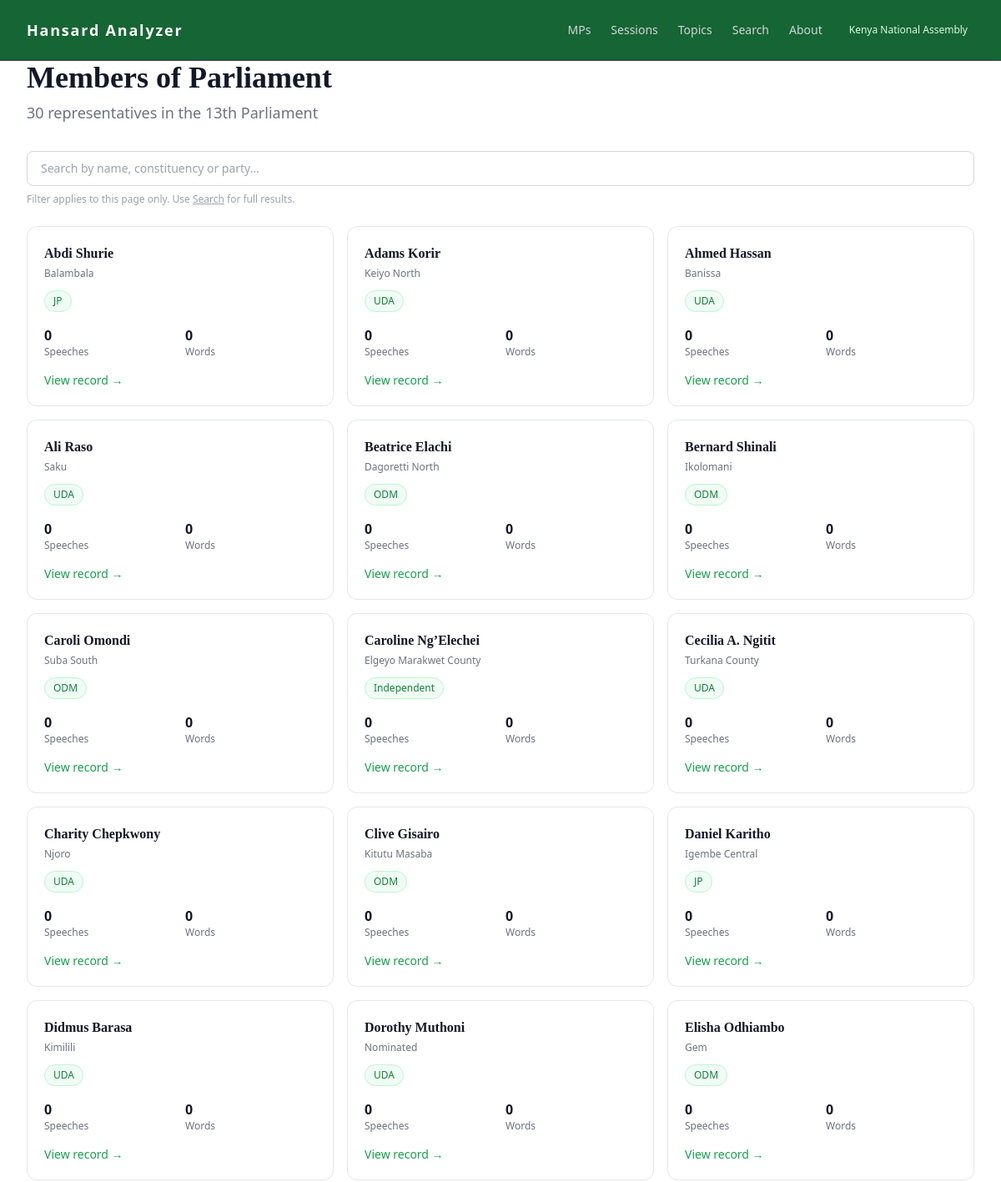
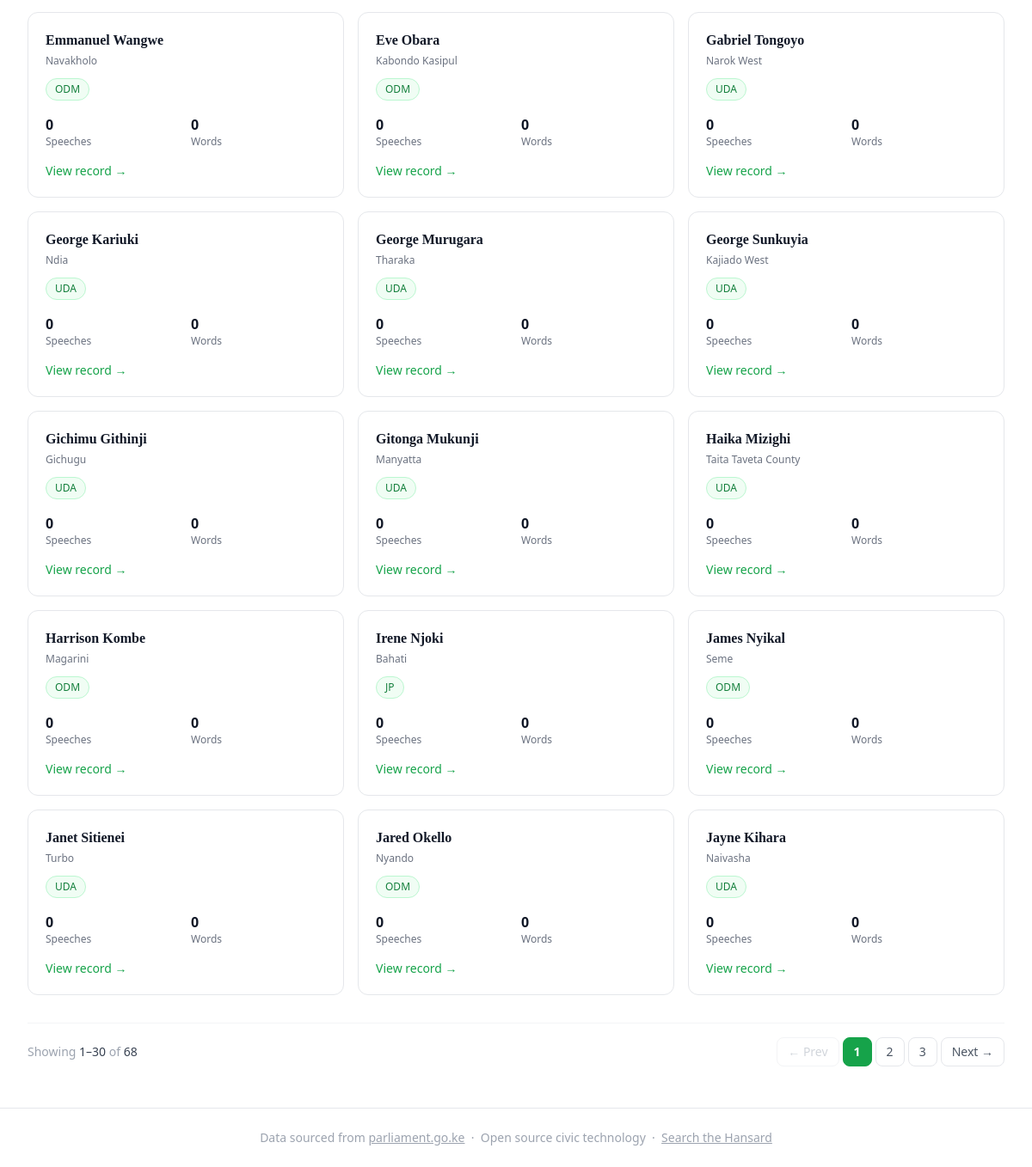
The page /members/ on the database its author committed (2 pictures, top to bottom).
### tables this page shows
CREATE TABLE members (
    id           INTEGER PRIMARY KEY AUTOINCREMENT,
    name         TEXT NOT NULL,
    constituency TEXT,
    party        TEXT,
    first_seen   TEXT,
    last_seen    TEXT
);

### routes/members.py (the view)
@members_bp.route("/")
def member_list():
    page = request.args.get("page", 1, type=int)
    per_page = 30
    conn = get_connection()
    members = get_all_members(conn)          # plain list of member dicts
    conn.close()
    p = paginate(members, page, per_page)
    return render_template("members.html", members=p["items"], pagination=p)

### analyzer/database/queries.py (called while the page is built)
def get_all_members(conn: sqlite3.Connection) -> list[dict]:
    cursor = conn.cursor()
    cursor.execute("SELECT * FROM members ORDER BY name")
    columns = [description[0] for description in cursor.description]
    return [dict(zip(columns, row)) for row in cursor.fetchall()]

### analyzer/database/seed.py (called while the page is built)
def get_connection(db_path: Path = DB_PATH) -> sqlite3.Connection:
    conn = sqlite3.connect(db_path)
    conn.execute("PRAGMA foreign_keys = ON")
    return conn

### templates/members.html (shortened to what this page needs)
{% extends "base.html" %}
{% block content %}
<div class="mb-8">
    <h1 class="font-serif text-3xl sm:text-4xl font-semibold text-gray-900 mb-2">Members of Parliament</h1>
    <p class="text-gray-500 text-lg">{{ members|length }} representatives in the 13th Parliament</p>
</div>
<div class="mb-6">
    <input
        type="text"
        id="mpFilter"
        class="w-full px-4 py-2.5 rounded-lg border border-gray-300 text-sm focus:ring-2 focus:ring-green-100 focus:border-green-500 outline-none transition-all placeholder-gray-400"
        placeholder="Search by name, constituency or party…"
        onkeyup="filterTable()"
    />
    <p class="text-xs text-gray-400 mt-2">
        Filter applies to this page only. Use
        <a href="/search/" class="underline">Search</a> for full results.
    </p>
</div>
{% if members %}
<div class="grid grid-cols-1 sm:grid-cols-2 lg:grid-cols-3 gap-4" id="mpGrid">
    {% for member in members %}
    <a href="{{ url_for('members.mp_scorecard', member_id=member.id) }}"
       class="member-card group border border-gray-200 rounded-xl p-5 bg-white hover:border-green-400 hover:shadow-lg hover:scale-105 transition-all duration-200 text-left">
        <div class="flex items-start justify-between mb-3">
            <div class="flex-1">
                <div class="font-serif font-semibold text-gray-900 mb-1 group-hover:text-green-600 transition-colors">{{ member.name }}</div>
                <div class="text-xs text-gray-500 font-medium">{{ member.constituency or '—' }}</div>
            </div>
        </div>
        <div class="flex items-center gap-2 flex-wrap mb-4">
            <span class="inline-block px-2.5 py-1 bg-green-50 border border-green-200 text-green-700 text-xs font-medium rounded-full">
                {{ member.party or '—' }}
            </span>
        </div>
        <div class="grid grid-cols-2 gap-3 text-sm">
            <div>
                <div class="text-base font-semibold text-gray-900">{{ member.speech_count or 0 }}</div>
                <div class="text-xs text-gray-500">Speeches</div>
            </div>
            <div>
                <div class="text-base font-semibold text-gray-900">{{ "{:,}".format(member.word_count or 0) }}</div>
                <div class="text-xs text-gray-500">Words</div>
            </div>
        </div>
        <div class="mt-4 text-green-600 text-sm font-medium group-hover:text-green-700 group-hover:underline transition-all">
            View record →
        </div>
    </a>
    {% endfor %}
</div>
{% set p = pagination %}
{% set extra_params = '' %}
{% include 'pagination.html' %}
{% else %}
<div class="border border-gray-200 rounded-xl p-6 bg-gray-50 text-center">
    <p class="text-gray-600 text-sm">No members in the database yet. Run <code class="bg-gray-200 px-2 py-1 rounded text-xs">flask sync</code> to ingest Hansard data.</p>
</div>
{% endif %}
{% endblock %}

### templates/base.html (shortened to what this page needs)
<!DOCTYPE html>
<html lang="en">
<head>
    <script src="https://cdn.tailwindcss.com"></script>
</head>
<body class=" text-stone-900 min-h-screen flex flex-col">
<nav class="bg-green-800 border-b border-gray-700 sticky top-0 z-50">
    <div class="max-w-7xl mx-auto px-4 py-2 sm:px-6 lg:px-8">
        <div class="flex items-center justify-between h-14">
            <a href="{{ url_for('home.index') }}"
               class="text-white font-sans font-bold text-lg tracking-tight flex items-center gap-2 hover:text-green-400 transition-colors tracking-widest">
                Hansard Analyzer
            </a>
            <div class="hidden sm:flex items-center gap-6 text-sm text-gray-300">
                <a href="{{ url_for('members.member_list') }}"
                   class="hover:text-white transition-colors">MPs</a>
                <a href="{{ url_for('sessions.session_list') }}"
                   class="hover:text-white transition-colors">Sessions</a>
                <a href="{{ url_for('topics.topics_overview') }}"
                   class="hover:text-white transition-colors">Topics</a>
                <a href="{{ url_for('search.search') }}"
                   class="hover:text-white transition-colors">Search</a>
                <a href="{{ url_for('home.about') }}"
                   class="hover:text-white transition-colors">About</a>
                <span class="bg-green-800 text-green-100 text-xs font-medium px-2 py-0.5 rounded-full">
                    Kenya National Assembly
                </span>
            </div>
        </div>
    </div>
</nav>
<main class="flex-1">
    <div class="max-w-7xl mx-auto px-4 sm:px-6 lg:px-8">
        {% block content %}{% endblock %}
    </div>
</main>
<footer class="border-t border-gray-200 mt-12 py-6 text-center text-sm text-gray-400">
    <div class="max-w-7xl mx-auto px-4">
        Data sourced from
        <a href="https://parliament.go.ke" target="_blank"
           class="underline hover:text-gray-600 transition-colors">parliament.go.ke</a>
        &nbsp;&middot;&nbsp;
        Open source civic technology
        &nbsp;&middot;&nbsp;
        <a href="{{ url_for('search.search') }}"
           class="underline hover:text-gray-600 transition-colors">Search the Hansard</a>
    </div>
</footer>
</body>
</html>

### templates/pagination.html
{% if p.total_pages > 1 %}
<div class="flex items-center justify-between mt-8 pt-4 border-t border-gray-100">
    <p class="text-sm text-gray-400">
        Showing
        <span class="font-medium text-gray-700">{{ p.start_item }}–{{ p.end_item }}</span>
        of
        <span class="font-medium text-gray-700">{{ p.total }}</span>
    </p>
    <div class="flex items-center gap-1">
        {% if p.has_prev %}
        <a href="?page={{ p.prev_page }}{{ '&' + extra_params if extra_params else '' }}"
           class="px-3 py-1.5 text-sm text-gray-600 hover:text-gray-900 border border-gray-200
                  rounded-lg hover:border-gray-400 transition-colors">
            &larr; Prev
        </a>
        {% else %}
        <span class="px-3 py-1.5 text-sm text-gray-300 border border-gray-100
                     rounded-lg cursor-not-allowed">
            &larr; Prev
        </span>
        {% endif %}
        {% for num in p.page_range %}
        {% if num == p.page %}
        <span class="px-3 py-1.5 text-sm font-semibold text-white bg-green-600
                     border border-green-600 rounded-lg">
            {{ num }}
        </span>
        {% else %}
        <a href="?page={{ num }}{{ '&' + extra_params if extra_params else '' }}"
           class="px-3 py-1.5 text-sm text-gray-600 hover:text-gray-900 border border-gray-200
                  rounded-lg hover:border-gray-400 transition-colors">
            {{ num }}
        </a>
        {% endif %}
        {% endfor %}
        {% if p.has_next %}
        <a href="?page={{ p.next_page }}{{ '&' + extra_params if extra_params else '' }}"
           class="px-3 py-1.5 text-sm text-gray-600 hover:text-gray-900 border border-gray-200
                  rounded-lg hover:border-gray-400 transition-colors">
            Next &rarr;
        </a>
        {% else %}
        <span class="px-3 py-1.5 text-sm text-gray-300 border border-gray-100
                     rounded-lg cursor-not-allowed">
            Next &rarr;
        </span>
        {% endif %}
    </div>
</div>
{% endif %}

### rows shown on the page
members: name "Abdi Shurie", constituency "Balambala", party "JP", speech_count "0", word_count "0"
members: name "Adams Korir", constituency "Keiyo North", party "UDA", speech_count "0", word_count "0"
members: name "Ahmed Hassan", constituency "Banissa", party "UDA", speech_count "0", word_count "0"
members: name "Ali Raso", constituency "Saku", party "UDA", speech_count "0", word_count "0"
members: name "Beatrice Elachi", constituency "Dagoretti North", party "ODM", speech_count "0", word_count "0"
members: name "Bernard Shinali", constituency "Ikolomani", party "ODM", speech_count "0", word_count "0"
members: name "Caroli Omondi", constituency "Suba South", party "ODM", speech_count "0", word_count "0"
members: name "Caroline Ng’Elechei", constituency "Elgeyo Marakwet County", party "Independent", speech_count "0", word_count "0"
members: name "Cecilia A. Ngitit", constituency "Turkana County", party "UDA", speech_count "0", word_count "0"
members: name "Charity Chepkwony", constituency "Njoro", party "UDA", speech_count "0", word_count "0"
members: name "Clive Gisairo", constituency "Kitutu Masaba", party "ODM", speech_count "0", word_count "0"
members: name "Daniel Karitho", constituency "Igembe Central", party "JP", speech_count "0", word_count "0"
members: name "Didmus Barasa", constituency "Kimilili", party "UDA", speech_count "0", word_count "0"
members: name "Dorothy Muthoni", constituency "Nominated", party "UDA", speech_count "0", word_count "0"
members: name "Elisha Odhiambo", constituency "Gem", party "ODM", speech_count "0", word_count "0"
members: name "Emmanuel Wangwe", constituency "Navakholo", party "ODM", speech_count "0", word_count "0"
members: name "Eve Obara", constituency "Kabondo Kasipul", party "ODM", speech_count "0", word_count "0"
members: name "Gabriel Tongoyo", constituency "Narok West", party "UDA", speech_count "0", word_count "0"
members: name "George Kariuki", constituency "Ndia", party "UDA", speech_count "0", word_count "0"
members: name "George Murugara", constituency "Tharaka", party "UDA", speech_count "0", word_count "0"
members: name "George Sunkuyia", constituency "Kajiado West", party "UDA", speech_count "0", word_count "0"
members: name "Gichimu Githinji", constituency "Gichugu", party "UDA", speech_count "0", word_count "0"
members: name "Gitonga Mukunji", constituency "Manyatta", party "UDA", speech_count "0", word_count "0"
members: name "Haika Mizighi", constituency "Taita Taveta County", party "UDA", speech_count "0", word_count "0"
members: name "Harrison Kombe", constituency "Magarini", party "ODM", speech_count "0", word_count "0"
members: name "Irene Njoki", constituency "Bahati", party "JP", speech_count "0", word_count "0"
members: name "James Nyikal", constituency "Seme", party "ODM", speech_count "0", word_count "0"
members: name "Janet Sitienei", constituency "Turbo", party "UDA", speech_count "0", word_count "0"
members: name "Jared Okello", constituency "Nyando", party "ODM", speech_count "0", word_count "0"
members: name "Jayne Kihara", constituency "Naivasha", party "UDA", speech_count "0", word_count "0"

### other values the page prints
{{ members|length }} "30"
{{ p.start_item }} "1"
{{ p.end_item }} "30"
{{ p.total }} "68"
{{ num }} "1"
{{ num }} "2" "3"
